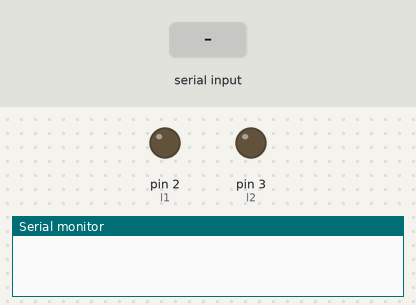
The sketch below on a simulated Arduino Uno, built with avr-gcc and run on an emulated ATmega328P. Shown: output pins drawn as LEDs (lit = HIGH), the last lines printed to the serial monitor. Inputs (shaded band) come from the test bench. Pins used as bus, display or sensor lines are not drawn.

Above: at 1.2 s.
1.3 s: "A" received over Serial
At 1.7 s:
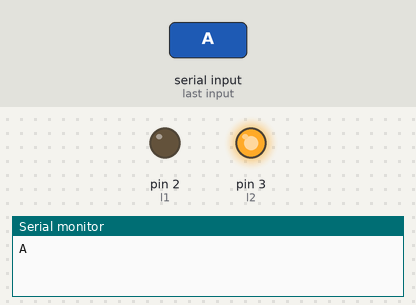
2.8 s: "D" received over Serial
At 4.0 s:
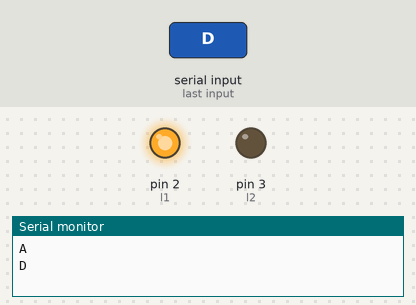
Timing chart, 0 to 5.8 s (numbered marks = the images above; inputs shaded):
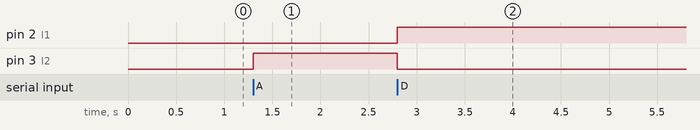

Measured:
- after the input at 1.3 s, pin 3 (l2): LOW → HIGH at once
- after the input at 2.8 s, pin 2 (l1): LOW → HIGH at once; pin 3 (l2): HIGH → LOW at once

The sketch:

Computer_control_robot.ino
```cpp
const int l1=2;
const int l2=3;   //naming left motor pins
const int r1=0;   //naming right motor pins
const int r2=1;
void Forward()              //Forward
{
  digitalWrite(l1,HIGH);
  digitalWrite(l2,LOW);
  digitalWrite(r1,HIGH);
  digitalWrite(r2,LOW);
}
void Stop()                //Stop
{
  digitalWrite(l1,LOW);
  digitalWrite(l2,LOW);
  digitalWrite(r1,LOW);
  digitalWrite(r2,LOW);
}
void Reverse()             //Reverse
{
  digitalWrite(l1,LOW);
  digitalWrite(l2,HIGH);
  digitalWrite(r1,LOW);
  digitalWrite(r2,HIGH);
}
void Right()               //Right
{
  digitalWrite(l1,HIGH);
  digitalWrite(l2,LOW);
  digitalWrite(r1,LOW);
  digitalWrite(r2,HIGH);
}
void Left()               //Left
{
  digitalWrite(l1,LOW);
  digitalWrite(l2,HIGH);
  digitalWrite(r1,HIGH);
  digitalWrite(r2,LOW);
}
void setup()
{
  Serial.begin(9600); //Baud Rate
  pinMode(l1,OUTPUT);//LEFT MOTOR
  pinMode(l2,OUTPUT);
  pinMode(r1,OUTPUT); //Right motor
  pinMode(r2,OUTPUT);
}
void loop() //Infinite loop
{
  while(!Serial.available())
  {
    //do nothing
  }
  char c=Serial.read();   //Check if any key is pressed and copy the character value into c
  Serial.println(c);
  if(c=='A')
  {
    Left();             //Left
  }
  else if(c=='D')
  {
    Right();            //Right
  }
  else if(c=='W')
  {
    Forward();          //Forward
  }
  else if(c=='S')
  {
    Reverse();          //Reverse
  }
  else
  Stop();
}
```
